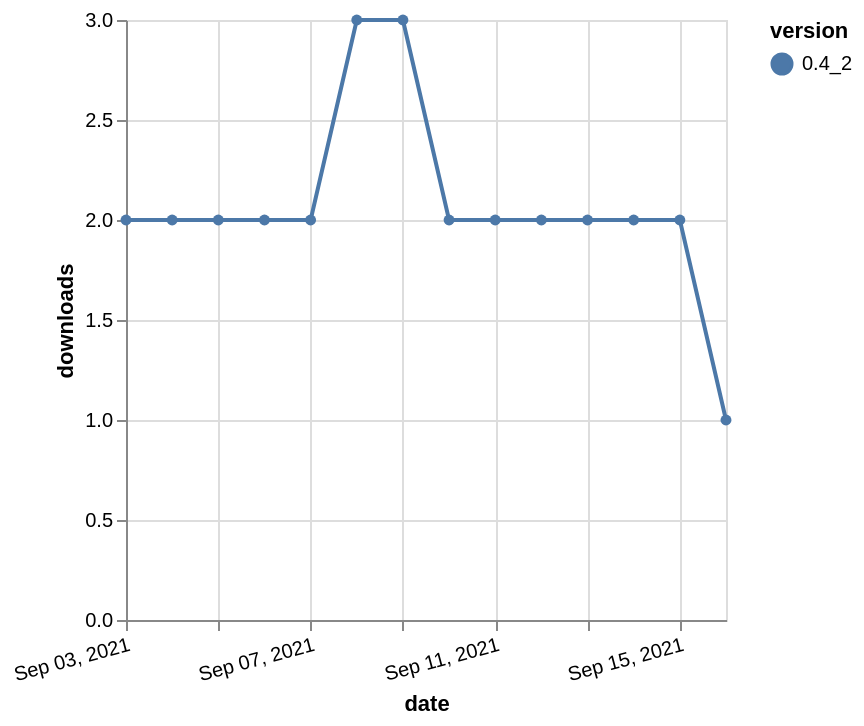

This figure's Vega-Lite source:
### Vega-Lite specification from a JSON file in a GitHub repository (floating-point values rounded to 4 significant figures)
{"$schema": "https://vega.github.io/schema/vega-lite/v5.json", "description": "A simple bar chart with embedded data.", "data": {"values": [{"date": "2021-09-03", "total": 2157, "delta": 2, "version": "0.4_2"}, {"date": "2021-09-04", "total": 2159, "delta": 2, "version": "0.4_2"}, {"date": "2021-09-05", "total": 2161, "delta": 2, "version": "0.4_2"}, {"date": "2021-09-06", "total": 2163, "delta": 2, "version": "0.4_2"}, {"date": "2021-09-07", "total": 2165, "delta": 2, "version": "0.4_2"}, {"date": "2021-09-08", "total": 2168, "delta": 3, "version": "0.4_2"}, {"date": "2021-09-09", "total": 2171, "delta": 3, "version": "0.4_2"}, {"date": "2021-09-10", "total": 2173, "delta": 2, "version": "0.4_2"}, {"date": "2021-09-11", "total": 2175, "delta": 2, "version": "0.4_2"}, {"date": "2021-09-12", "total": 2177, "delta": 2, "version": "0.4_2"}, {"date": "2021-09-13", "total": 2179, "delta": 2, "version": "0.4_2"}, {"date": "2021-09-14", "total": 2181, "delta": 2, "version": "0.4_2"}, {"date": "2021-09-15", "total": 2183, "delta": 2, "version": "0.4_2"}, {"date": "2021-09-16", "total": 2184, "delta": 1, "version": "0.4_2"}]}, "width": "container", "mark": {"type": "line", "point": {"filled": true}}, "encoding": {"x": {"field": "date", "type": "temporal", "timeUnit": "yearmonthdate", "title": "date", "axis": {"labelAngle": -15}}, "y": {"field": "delta", "type": "quantitative", "title": "downloads"}, "color": {"field": "version", "type": "nominal"}, "tooltip": {"field": "delta"}}}
